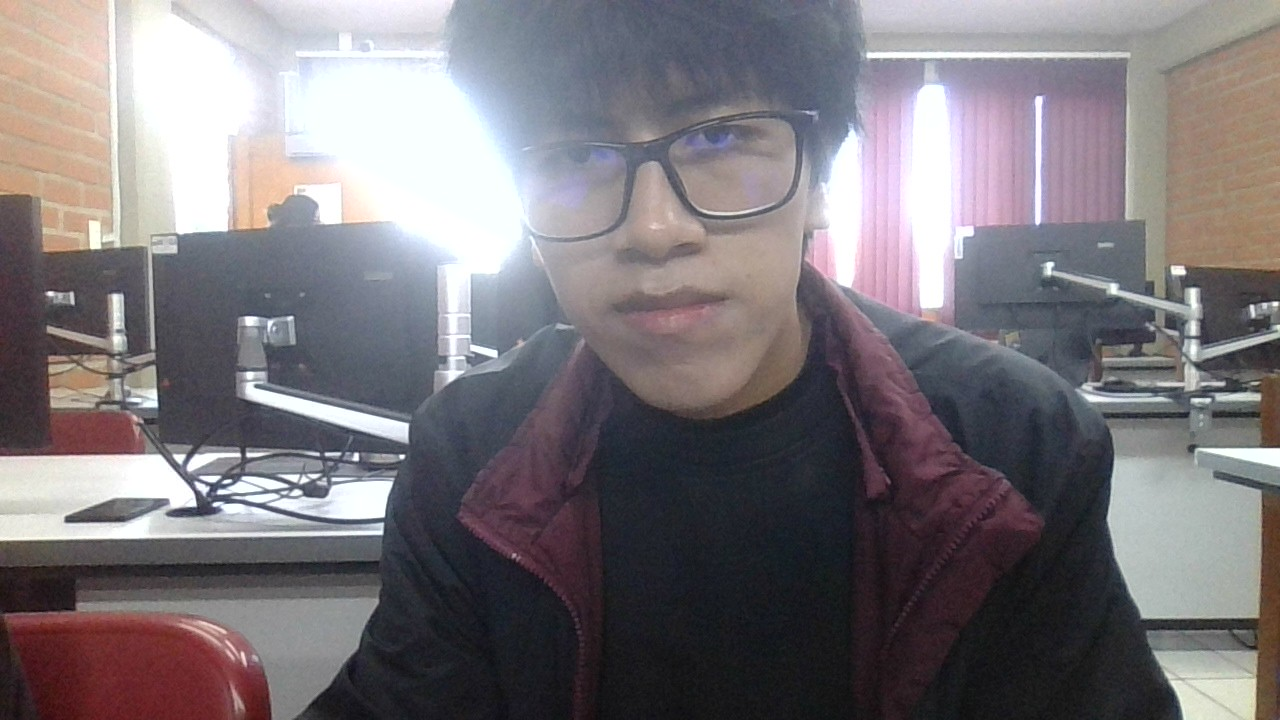
#> input picture tareaSocializar/giam.jpg, 1280 x 720 px
$ jupyter execute gauss.ipynb   (older library calls are emulated)
#> lines starting #> are read from the running program, lines starting #| are printed output that depends on the picture
[cell 1]
import cv2
import numpy as np
import matplotlib.pyplot as plt

img = cv2.imread('giam.jpg')
#> img is the input picture: shape (720, 1280, 3); mean B, G, R 122.5, 118.1, 123.4
gray = cv2.cvtColor(img, cv2.COLOR_BGR2GRAY)
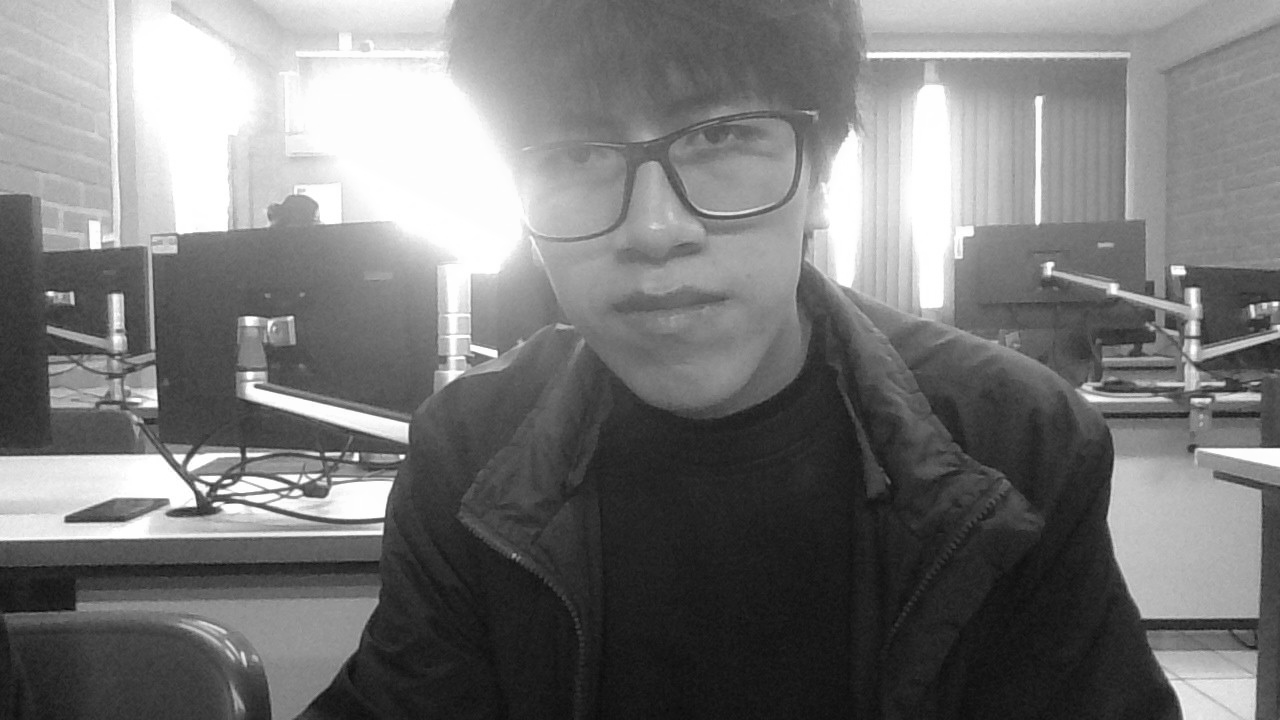
#> gray: shape (720, 1280); min 8, max 255, mean 120.2

laplaciano = cv2.Laplacian(gray, cv2.CV_64F)
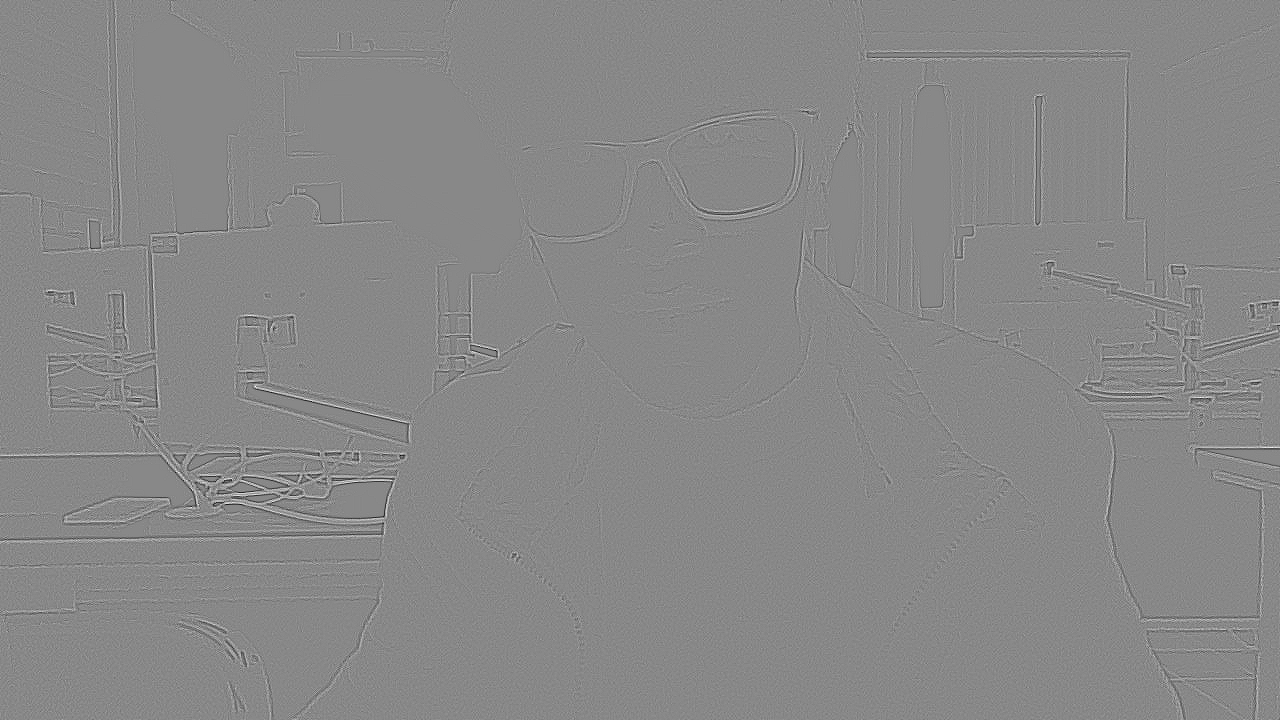
#> laplaciano: shape (720, 1280) float64; min -164, max 143, mean 0; drawn with min black and max white
laplaciano_abs = cv2.convertScaleAbs(laplaciano)
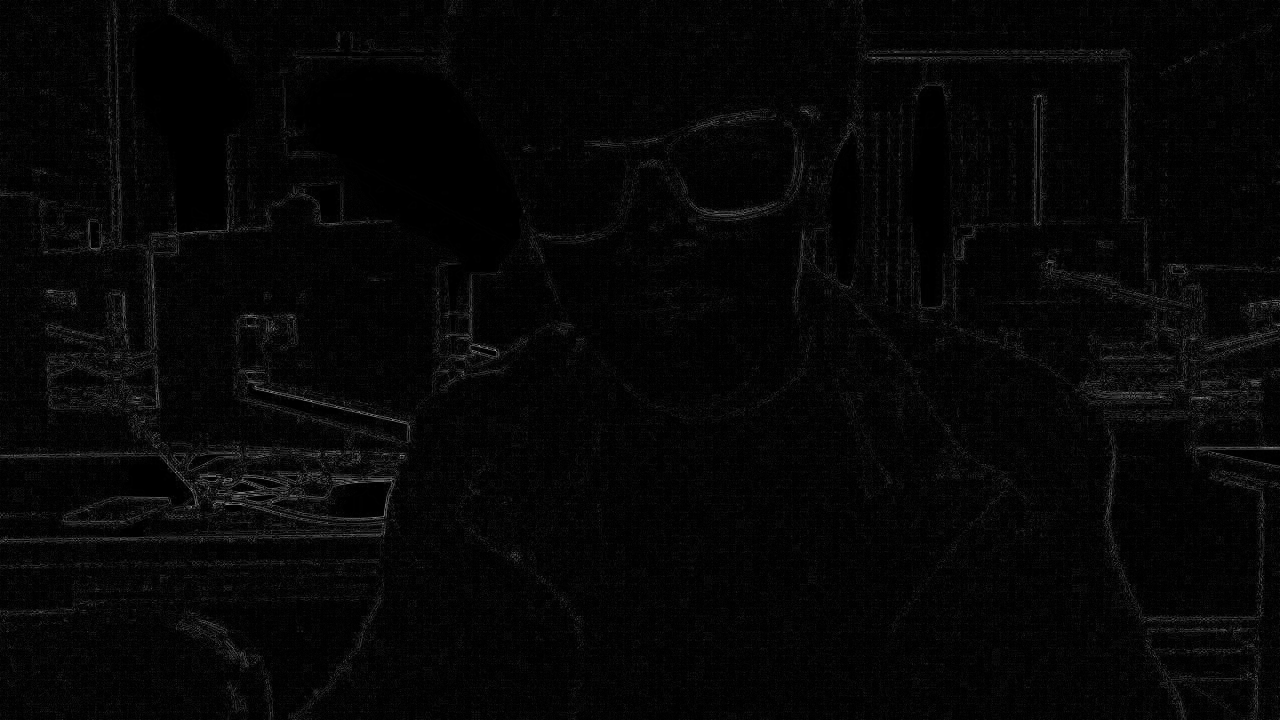
#> laplaciano_abs: shape (720, 1280); min 0, max 164, mean 6.1

blur = cv2.GaussianBlur(gray, (5, 5), 0)
log = cv2.Laplacian(blur, cv2.CV_64F)
log_abs = cv2.convertScaleAbs(log)

cv2.imwrite('resultado_laplaciano.jpg', laplaciano_abs)
cv2.imwrite('resultado_log.jpg', log_abs)

plt.figure(figsize=(12, 4))

plt.subplot(1, 3, 1)
plt.title("Original")
plt.imshow(gray, cmap="gray")
plt.axis("off")

plt.subplot(1, 3, 2)
plt.title("Laplaciano")
plt.imshow(laplaciano_abs, cmap="gray")
plt.axis("off")

plt.subplot(1, 3, 3)
plt.title("LoG laplaciano gaussiano")
plt.imshow(log_abs, cmap="gray")
plt.axis("off")

plt.tight_layout()
plt.show()
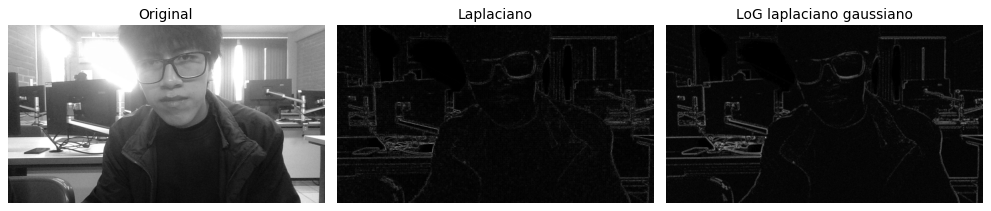
#> figure drawn by matplotlib, 3 panels

$ run again, with tareaSocializar/carretera.jpg copied over tareaSocializar/giam.jpg
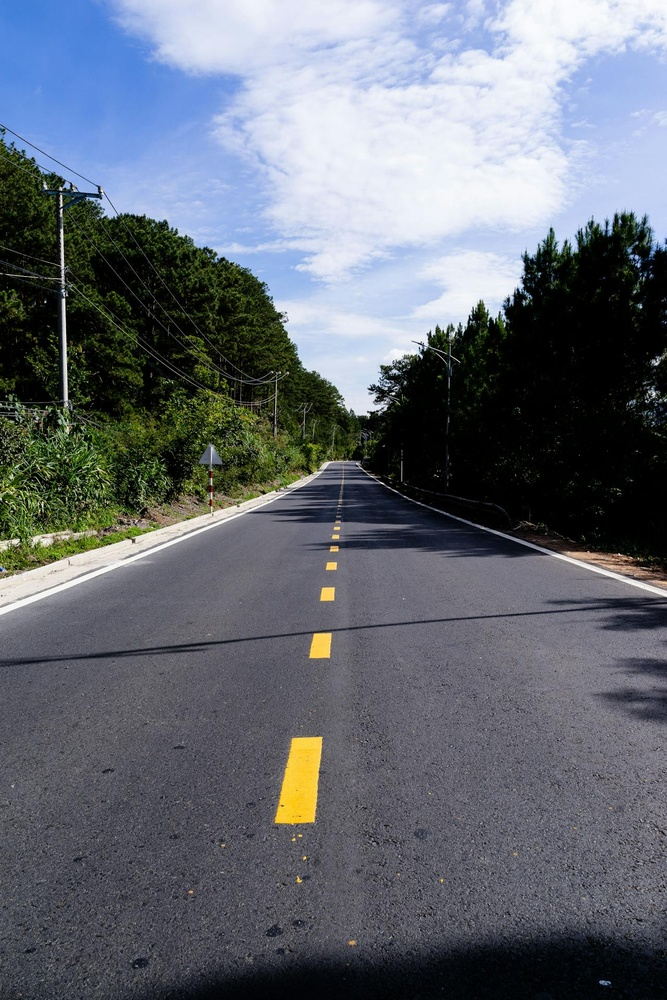
#> input picture tareaSocializar/carretera.jpg, 667 x 1000 px, shrunk from 1280 x 1920 before the run
#> img is the input picture: shape (1000, 667, 3); mean B, G, R 115.3, 106.4, 100.8
#> `log = cv2.Laplacian(blur, cv2.CV_64F)`:
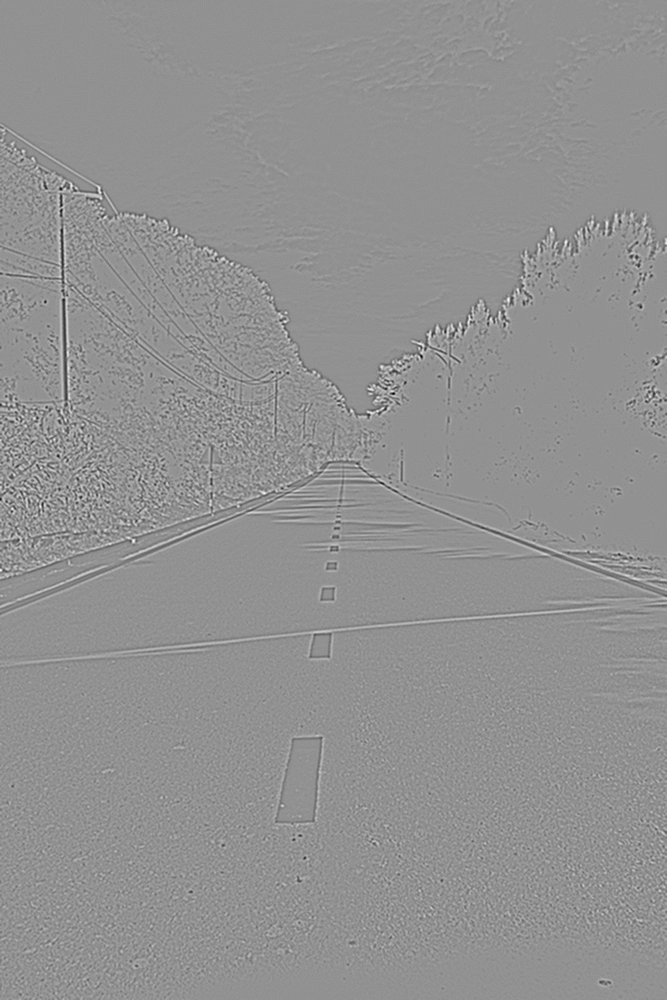
#> log: shape (1000, 667) float64; min -97, max 73, mean 0; drawn with min black and max white
#> `log_abs = cv2.convertScaleAbs(log)`:
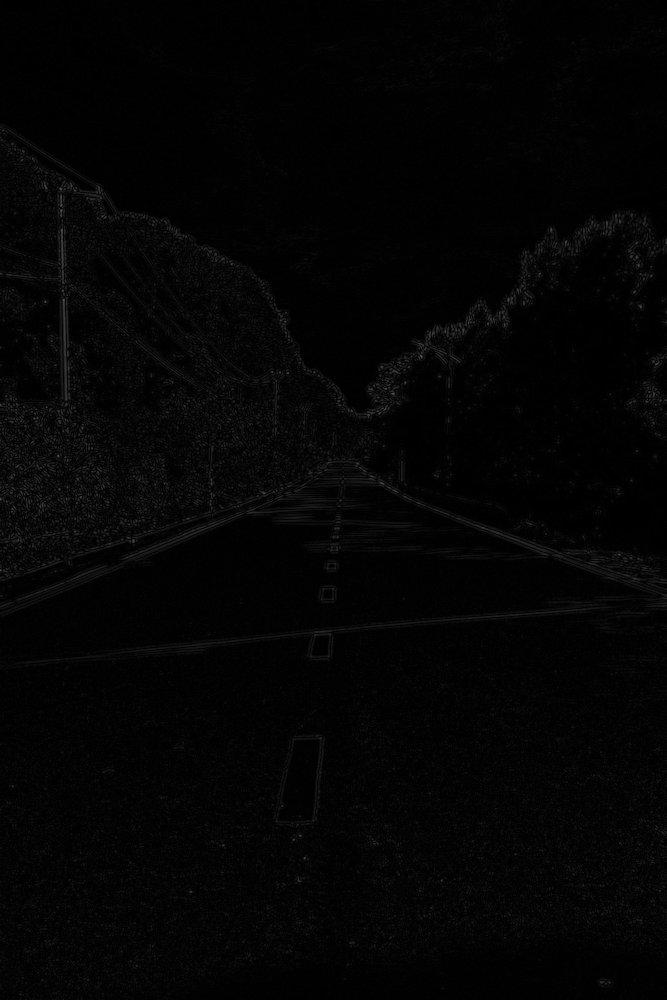
#> log_abs: shape (1000, 667); min 0, max 97, mean 4

$ run again, with tareaSocializar/gato.jpg copied over tareaSocializar/giam.jpg
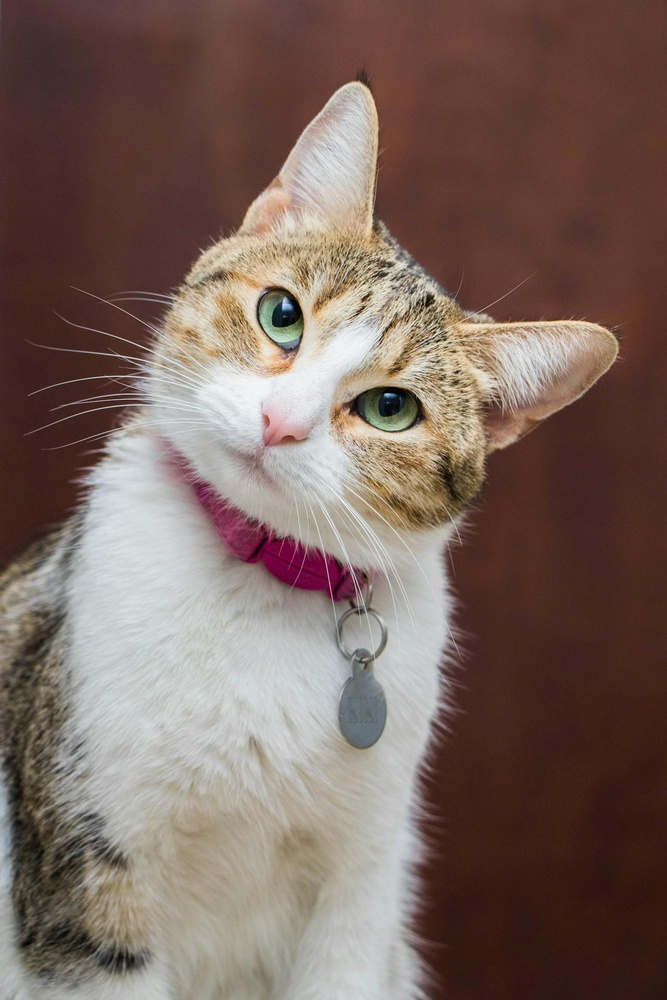
#> input picture tareaSocializar/gato.jpg, 667 x 1000 px, shrunk from 1280 x 1920 before the run
#> img is the input picture: shape (1000, 667, 3); mean B, G, R 94.8, 102.8, 123
#> `laplaciano = cv2.Laplacian(gray, cv2.CV_64F)`:
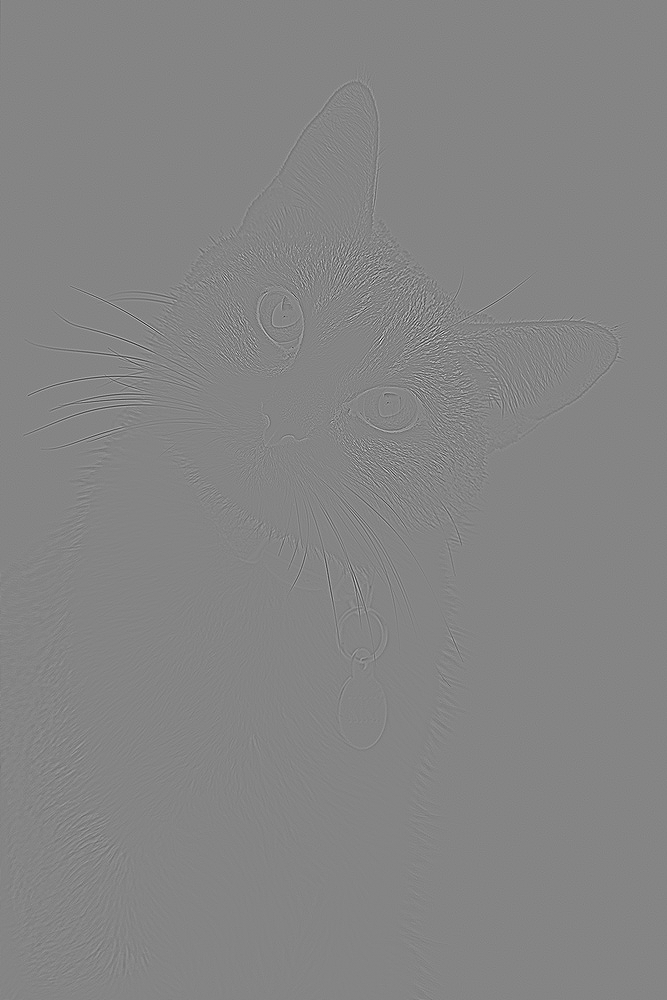
#> laplaciano: shape (1000, 667) float64; min -459, max 421, mean 0; drawn with min black and max white
#> `log_abs = cv2.convertScaleAbs(log)`:
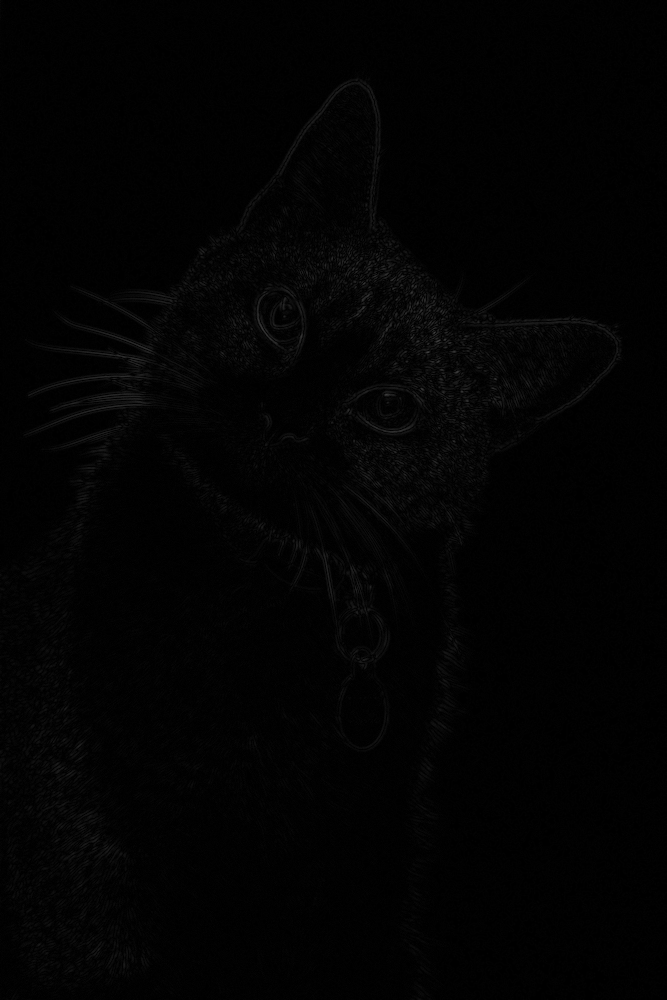
#> log_abs: shape (1000, 667); min 0, max 63, mean 2.5

$ run again, with tareaSocializar/perro.jpg copied over tareaSocializar/giam.jpg
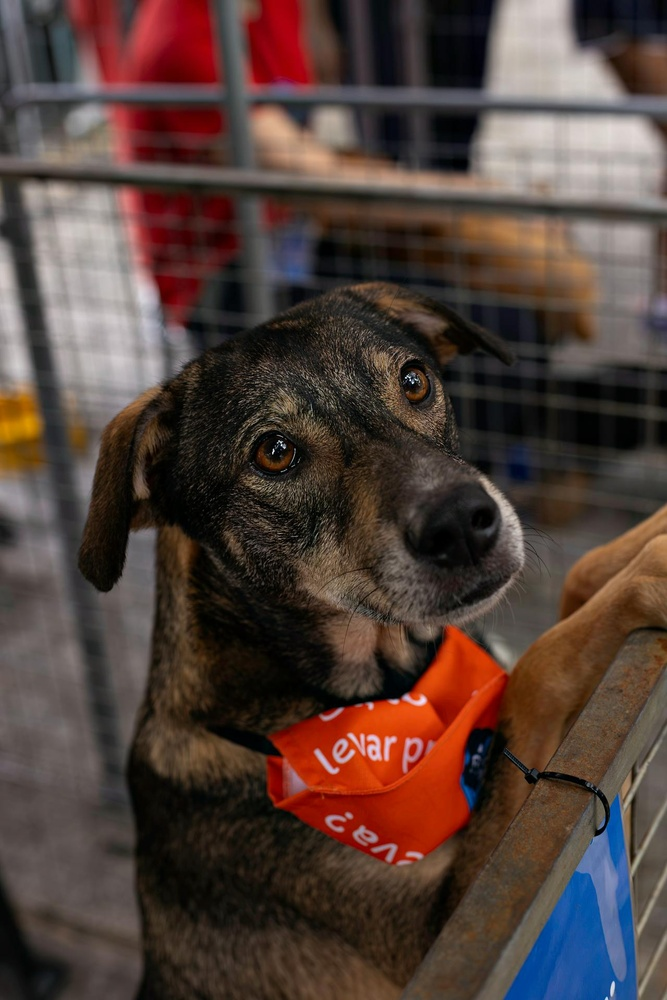
#> input picture tareaSocializar/perro.jpg, 667 x 1000 px, shrunk from 1280 x 1920 before the run
#> img is the input picture: shape (1000, 667, 3); mean B, G, R 57.3, 63.7, 82.2
#> `laplaciano = cv2.Laplacian(gray, cv2.CV_64F)`:
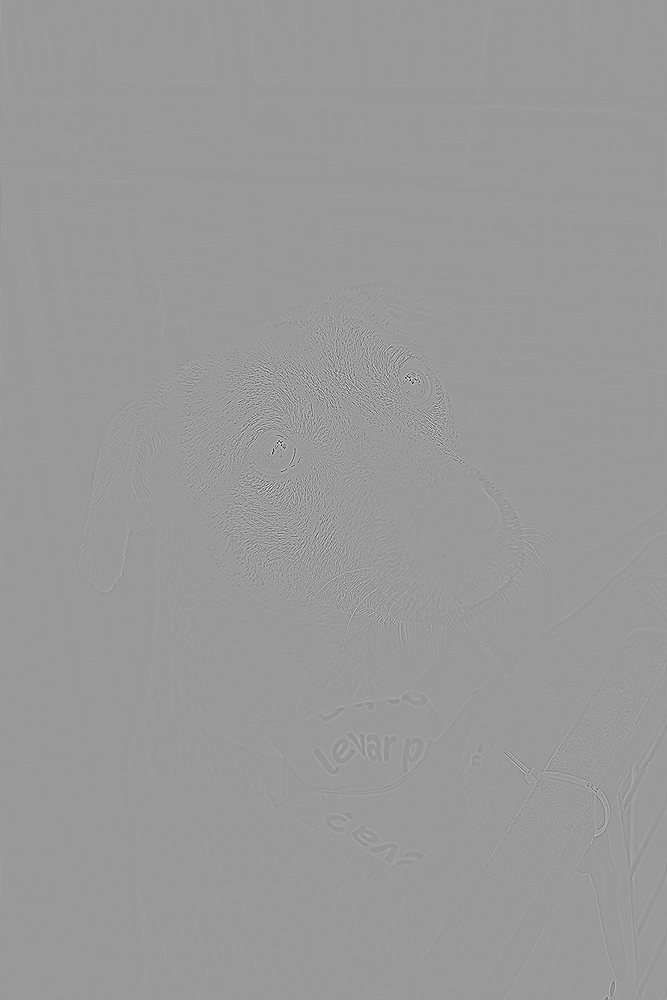
#> laplaciano: shape (1000, 667) float64; min -516, max 339, mean 0; drawn with min black and max white
#> `log_abs = cv2.convertScaleAbs(log)`:
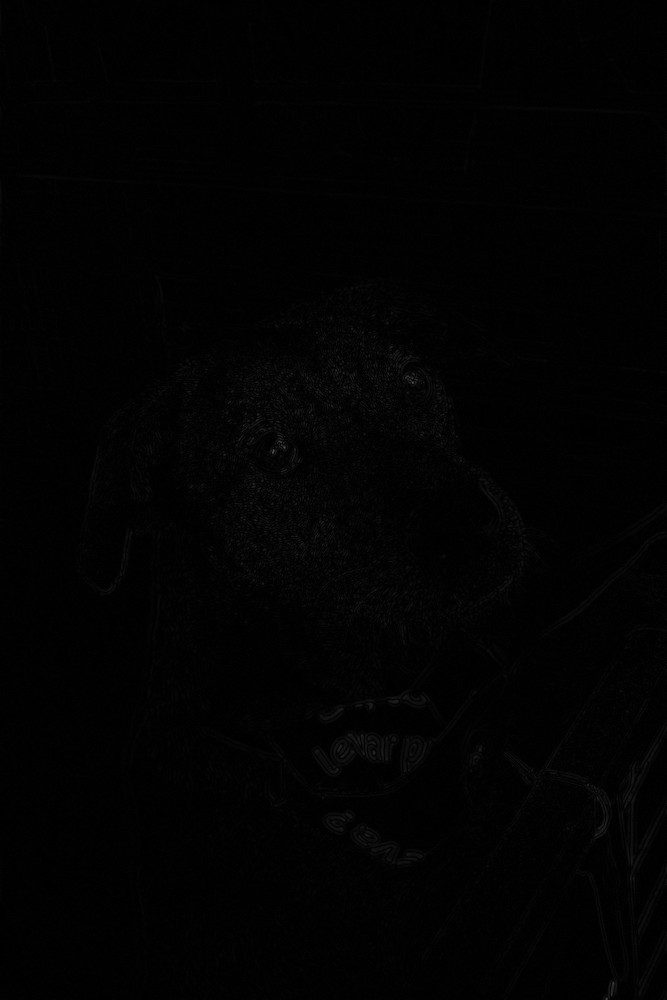
#> log_abs: shape (1000, 667); min 0, max 84, mean 2.1
